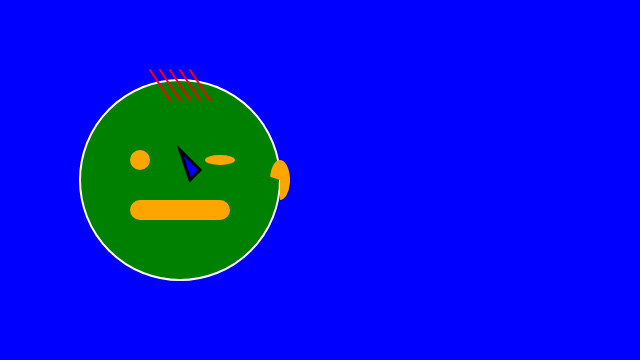
Frame 1 (no input)
Frame 60 (no input): identical to frame 1, image omitted
Frame 120 (the mouse pressed at the canvas centre since frame 60): identical to frame 1, image omitted

The p5.js sketch that drew this single still picture (run headless with seeded random() and noise() and a simulated clock; from frame 60 on, the mouse is pressed at the canvas centre):

// p5.js sketch
// ── sketch.js


function setup() {
	createCanvas(640, 360);
}

	//shapes that are only 

function draw() {
	background("blue");
	fill("green");
	stroke("white");
	strokeWeight(2);
	//face area
	ellipse(180, 180, 200);//face
	
	noStroke()

	fill("orange")
	ellipse(140, 160, 20);//left eye
	ellipse(220, 160, 30, 10)//right eye

	rect(130, 200, 100, 20, 10);//mouth

	arc(280,180, 20, 40, 60, HALF_PI, -HALF_PI)// right outer ear
	arc(280,180, 20, 20, 30, HALF_PI, -HALF_PI)// right inner ear

	//shapes that are only xy points
	stroke("red")

	line(150, 70, 170, 100)
	line(160, 70, 180, 100)
	line(170, 70, 190, 100)
	line(180, 70, 200, 100)
	line(190, 70, 210, 100)

	fill("blue")
	stroke("black")
	strokeWeight(3)

	triangle(190, 180, 200, 170, 180, 150)
}
// ── Selfsketch1.js
/*
Anthony Hernandez
self portrait
mmp210
*/

function setup() {
	createCanvas(640, 360);
}

	//shapes that are only 

function draw() {

	background("blue");

//facial area
	fill('tan');
	stroke('black');
	ellipse(320, 180, 200);//face

//eyes
	fill('white')
	ellipse(360, 170, 40, 30, 10);//right eye
	ellipse(280, 170, 40, 30, 10);//left eye

	fill('#2b1b14')
	ellipse(360, 170, 29);//right pupil
	ellipse(280, 170, 29);//left pupil

//nose
	fill('black')
	line(320, 210, 308, 205)
	line(320, 210, 332, 205)
	line(326, 170, 332, 205)
	line(326, 170, 332, 160)

//mouth
	fill('black')
	rect(280, 230, 80, 2, 10);//mouth

//mustache
	fill('black')
	line(318,215,280,225)
	line(322,215,360,225)
	line(320,240,320,250)

//eyebrows
	line(300, 145, 260, 145)
	line(340, 145, 380, 145)

//hair
	fill('black');
	stroke('white');
	strokeWeight('1');
	quad(360, 80, 420, 110, 420, 160, 340, 110);//hair right
	quad(360, 70, 220, 90, 220, 160, 370, 90);//hair left

	quad(410, 140, 410, 190, 420, 190, 425, 140);//sideburn right
	quad(215, 140, 220, 190, 230, 190, 230, 140);//sideburn left
}
// ── sketch2.js


function setup() {
	createCanvas(640, 360);
}

	//shapes that are only 

function draw() {
	background("blue");

	ellipse(320, 180, 200)//face

	quad(380, 70, 220, 90, 270, 180)//hair left
	quad(320, 190, 400, 110,370, 180)//hair right
}
